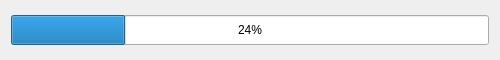
<?xml version="1.0" encoding="UTF-8"?>
<ui version="4.0">
 <class>ProgressBar</class>
 <widget class="QDialog" name="ProgressBar">
  <property name="geometry">
   <rect>
    <x>0</x>
    <y>0</y>
    <width>500</width>
    <height>60</height>
   </rect>
  </property>
  <property name="minimumSize">
   <size>
    <width>500</width>
    <height>60</height>
   </size>
  </property>
  <property name="maximumSize">
   <size>
    <width>500</width>
    <height>60</height>
   </size>
  </property>
  <property name="windowTitle">
   <string>Dialog</string>
  </property>
  <layout class="QGridLayout" name="gridLayout">
   <item row="0" column="0">
    <widget class="QProgressBar" name="progressBar">
     <property name="minimumSize">
      <size>
       <width>0</width>
       <height>30</height>
      </size>
     </property>
     <property name="value">
      <number>24</number>
     </property>
    </widget>
   </item>
  </layout>
 </widget>
 <resources/>
 <connections/>
</ui>
